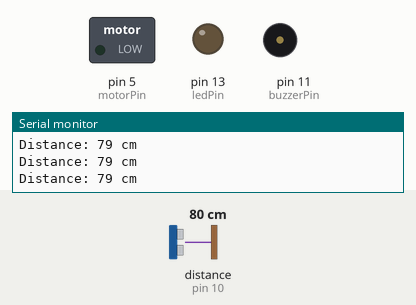
This sketch was run on a simulated Arduino Uno, built with avr-gcc and run on an emulated ATmega328P. Shown: switched loads named in the sketch (green lamp = pin HIGH), output pins drawn as LEDs (lit = HIGH), buzzer (waves = sounding, pin HIGH), the last lines printed to the serial monitor. Wiring (inferred from the names in the program): ultrasonic range finder: trigger pin 9; echo pin 10. The test bench sets the inputs (shaded band); at power-on: distance to the obstacle (sensor on pin 10) 80 cm. The echo pulse lasts 58.3 µs per cm; pins used as bus, display or sensor lines are not drawn.

Above: at 1.2 s.
1.3 s: distance to the obstacle (sensor on pin 10) set to 66 cm
2.8 s: distance to the obstacle (sensor on pin 10) set to 59 cm
At 2.93 s:
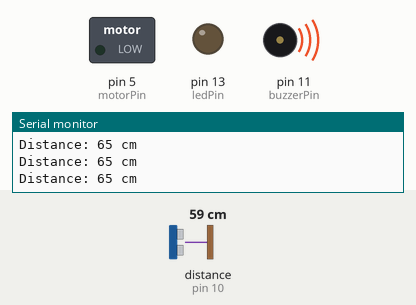
5.8 s: distance to the obstacle (sensor on pin 10) set to 120 cm
At 6.9 s:
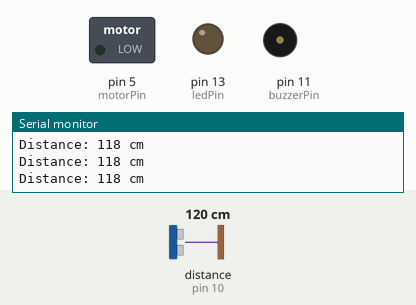
7.3 s: distance to the obstacle (sensor on pin 10) set to 2 cm
At 7.97 s:
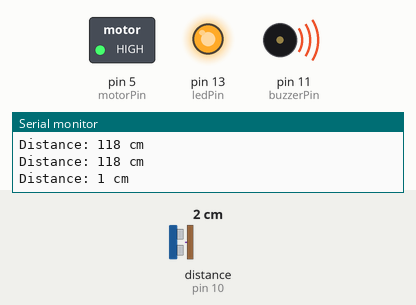
Timing chart, 0 to 11.3 s (numbered marks = the images above; inputs shaded):
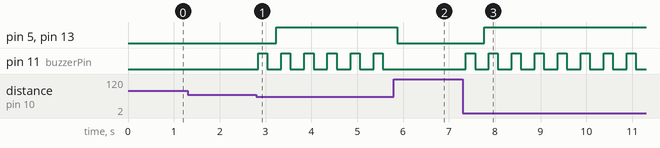

Measured:
- the behaviour switches between 62 and 61 cm on distance to the obstacle (sensor on pin 10) (found by bisection; images 0 and 1)
- after the input at 2.8 s, pin 5 (motorPin), pin 13 (ledPin): LOW → HIGH after 0.44 s; pin 11 (buzzerPin): alternates HIGH for 0.20 s and LOW for 0.30 s, starting at once
- after the input at 5.8 s, pin 5 (motorPin), pin 13 (ledPin): HIGH → LOW after 0.07 s; pin 11 (buzzerPin): stops changing and stays LOW
- after the input at 7.3 s, pin 5 (motorPin), pin 13 (ledPin): LOW → HIGH after 0.47 s; pin 11 (buzzerPin): alternates HIGH for 0.20 s and LOW for 0.30 s, starting after 0.07 s

The sketch:

sketch_nov17a.ino
```cpp
// Pin Definitions
const int trigPin = 9;
const int echoPin = 10;
const int buzzerPin = 11;
const int ledPin = 13;  // Pin for LED
const int motorPin = 5; // Pin for Vibration Motor

// Constants
const int distanceThreshold = 60; // Distance in cm to trigger buzzer, LED, and motor

// Variables
long duration;
int distance;  // Integer distance value

void setup() {
  // Pin modes
  pinMode(trigPin, OUTPUT);
  pinMode(echoPin, INPUT);
  pinMode(buzzerPin, OUTPUT);
  pinMode(ledPin, OUTPUT);  // Set LED pin as output
  pinMode(motorPin, OUTPUT);  // Set motor pin as output

  // Ensure buzzer, LED, and motor are off initially
  digitalWrite(buzzerPin, LOW);
  digitalWrite(ledPin, LOW);
  digitalWrite(motorPin, LOW);

  // Initialize serial for debugging
  Serial.begin(9600);
}

void loop() {
  // Measure distance
  distance = measureDistance();

  // Check distance and activate buzzer, LED, and motor if too close
  if (distance > 0 && distance <= distanceThreshold) {
    // Make the buzzer beep
    beepBuzzer();

    // Turn LED on
    digitalWrite(ledPin, HIGH);

    // Turn motor on
    digitalWrite(motorPin, HIGH);
  } else {
    digitalWrite(buzzerPin, LOW);  // Turn buzzer off
    digitalWrite(ledPin, LOW);     // Turn LED off
    digitalWrite(motorPin, LOW);   // Turn motor off
  }

  // Debugging output
  Serial.print("Distance: ");
  Serial.print(distance);
  Serial.println(" cm");

  // Delay for stability
  delay(100);
}

// Function to measure distance using ultrasonic sensor
int measureDistance() {
  // Trigger a 10µs pulse
  digitalWrite(trigPin, LOW);
  delayMicroseconds(2);
  digitalWrite(trigPin, HIGH);
  delayMicroseconds(10);
  digitalWrite(trigPin, LOW);

  // Read echo time
  duration = pulseIn(echoPin, HIGH);

  // Calculate distance (duration * speed of sound / 2)
  int calculatedDistance = (duration * 0.034) / 2;

  // Return distance or a large number if out of range
  if (calculatedDistance >= 400 || calculatedDistance <= 0) {
    return 999; // Out of range
  }
  return calculatedDistance;
}

// Function to make the buzzer beep continuously
void beepBuzzer() {
  // Turn buzzer on
  digitalWrite(buzzerPin, HIGH);
  delay(200);  // Buzzer stays on for 200ms
  digitalWrite(buzzerPin, LOW);
  delay(200);  // Buzzer stays off for 200ms
}
```
